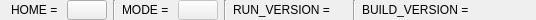
     <widget class="QFrame" name="frame">
      <property name="sizePolicy">
       <sizepolicy hsizetype="Expanding" vsizetype="Expanding">
        <horstretch>0</horstretch>
        <verstretch>0</verstretch>
       </sizepolicy>
      </property>
      <property name="maximumSize">
       <size>
        <width>16777215</width>
        <height>20</height>
       </size>
      </property>
      <property name="frameShape">
       <enum>QFrame::NoFrame</enum>
      </property>
      <property name="frameShadow">
       <enum>QFrame::Raised</enum>
      </property>
      <property name="lineWidth">
       <number>0</number>
      </property>
      <layout class="QGridLayout" name="gridLayout_6">
       <property name="topMargin">
        <number>0</number>
       </property>
       <property name="bottomMargin">
        <number>0</number>
       </property>
       <property name="verticalSpacing">
        <number>0</number>
       </property>
       <item row="0" column="5">
        <widget class="Line" name="line_2">
         <property name="orientation">
          <enum>Qt::Vertical</enum>
         </property>
        </widget>
       </item>
       <item row="0" column="0">
        <widget class="QLabel" name="label_20">
         <property name="sizePolicy">
          <sizepolicy hsizetype="Minimum" vsizetype="Preferred">
           <horstretch>0</horstretch>
           <verstretch>0</verstretch>
          </sizepolicy>
         </property>
         <property name="minimumSize">
          <size>
           <width>0</width>
           <height>20</height>
          </size>
         </property>
         <property name="maximumSize">
          <size>
           <width>16777215</width>
           <height>20</height>
          </size>
         </property>
         <property name="text">
          <string>HOME = </string>
         </property>
        </widget>
       </item>
       <item row="0" column="1">
        <widget class="QPushButton" name="open_home_terminal">
         <property name="minimumSize">
          <size>
           <width>0</width>
           <height>20</height>
          </size>
         </property>
         <property name="maximumSize">
          <size>
           <width>16777215</width>
           <height>20</height>
          </size>
         </property>
         <property name="toolTip">
          <string>Home directory of Paparazzi UAV (click to open a terminal here)</string>
         </property>
         <property name="text">
          <string/>
         </property>
         <property name="default">
          <bool>false</bool>
         </property>
         <property name="flat">
          <bool>false</bool>
         </property>
        </widget>
       </item>
       <item row="0" column="7">
        <widget class="QLabel" name="run_version">
         <property name="sizePolicy">
          <sizepolicy hsizetype="MinimumExpanding" vsizetype="Preferred">
           <horstretch>0</horstretch>
           <verstretch>0</verstretch>
          </sizepolicy>
         </property>
         <property name="minimumSize">
          <size>
           <width>0</width>
           <height>20</height>
          </size>
         </property>
         <property name="maximumSize">
          <size>
           <width>16777215</width>
           <height>20</height>
          </size>
         </property>
         <property name="toolTip">
          <string>Current version of Paparazzi UAV</string>
         </property>
         <property name="frameShape">
          <enum>QFrame::NoFrame</enum>
         </property>
         <property name="text">
          <string/>
         </property>
        </widget>
       </item>
       <item row="0" column="9">
        <widget class="QLabel" name="label_29">
         <property name="sizePolicy">
          <sizepolicy hsizetype="Minimum" vsizetype="Preferred">
           <horstretch>0</horstretch>
           <verstretch>0</verstretch>
          </sizepolicy>
         </property>
         <property name="minimumSize">
          <size>
           <width>0</width>
           <height>20</height>
          </size>
         </property>
         <property name="maximumSize">
          <size>
           <width>16777215</width>
           <height>20</height>
          </size>
         </property>
         <property name="text">
          <string>BUILD_VERSION = </string>
         </property>
        </widget>
       </item>
       <item row="0" column="10">
        <widget class="QLabel" name="build_version">
         <property name="sizePolicy">
          <sizepolicy hsizetype="MinimumExpanding" vsizetype="Preferred">
           <horstretch>0</horstretch>
           <verstretch>0</verstretch>
          </sizepolicy>
         </property>
         <property name="minimumSize">
          <size>
           <width>0</width>
           <height>20</height>
          </size>
         </property>
         <property name="maximumSize">
          <size>
           <width>16777215</width>
           <height>20</height>
          </size>
         </property>
         <property name="toolTip">
          <string>Current version of Paparazzi UAV</string>
         </property>
         <property name="frameShape">
          <enum>QFrame::NoFrame</enum>
         </property>
         <property name="text">
          <string/>
         </property>
        </widget>
       </item>
       <item row="0" column="6">
        <widget class="QLabel" name="label_22">
         <property name="sizePolicy">
          <sizepolicy hsizetype="Minimum" vsizetype="Preferred">
           <horstretch>0</horstretch>
           <verstretch>0</verstretch>
          </sizepolicy>
         </property>
         <property name="minimumSize">
          <size>
           <width>0</width>
           <height>20</height>
          </size>
         </property>
         <property name="maximumSize">
          <size>
           <width>16777215</width>
           <height>20</height>
          </size>
         </property>
         <property name="text">
          <string>RUN_VERSION = </string>
         </property>
        </widget>
       </item>
       <item row="0" column="4">
        <widget class="QPushButton" name="switch_mode">
         <property name="enabled">
          <bool>false</bool>
         </property>
         <property name="minimumSize">
          <size>
           <width>0</width>
           <height>20</height>
          </size>
         </property>
         <property name="maximumSize">
          <size>
           <width>16777215</width>
           <height>20</height>
          </size>
         </property>
         <property name="toolTip">
          <string>Current mode (click to switch the mode)</string>
         </property>
         <property name="text">
          <string/>
         </property>
         <property name="flat">
          <bool>false</bool>
         </property>
        </widget>
       </item>
       <item row="0" column="8">
        <widget class="Line" name="line_8">
         <property name="orientation">
          <enum>Qt::Vertical</enum>
         </property>
        </widget>
       </item>
       <item row="0" column="2">
        <widget class="Line" name="line">
         <property name="orientation">
          <enum>Qt::Vertical</enum>
         </property>
        </widget>
       </item>
       <item row="0" column="3">
        <widget class="QLabel" name="label_21">
         <property name="sizePolicy">
          <sizepolicy hsizetype="Minimum" vsizetype="Preferred">
           <horstretch>0</horstretch>
           <verstretch>0</verstretch>
          </sizepolicy>
         </property>
         <property name="minimumSize">
          <size>
           <width>0</width>
           <height>20</height>
          </size>
         </property>
         <property name="maximumSize">
          <size>
           <width>16777215</width>
           <height>20</height>
          </size>
         </property>
         <property name="text">
          <string>MODE = </string>
         </property>
        </widget>
       </item>
       <item row="0" column="11">
        <spacer name="horizontalSpacer_2">
         <property name="orientation">
          <enum>Qt::Horizontal</enum>
         </property>
         <property name="sizeHint" stdset="0">
          <size>
           <width>40</width>
           <height>20</height>
          </size>
         </property>
        </spacer>
       </item>
      </layout>
     </widget>
